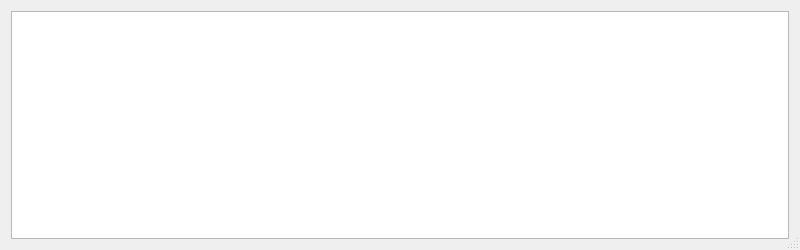
<?xml version="1.0" encoding="UTF-8"?>
<ui version="4.0">
 <class>DebugDialog</class>
 <widget class="QDialog" name="DebugDialog">
  <property name="geometry">
   <rect>
    <x>0</x>
    <y>0</y>
    <width>800</width>
    <height>250</height>
   </rect>
  </property>
  <property name="windowTitle">
   <string>Debug</string>
  </property>
  <property name="sizeGripEnabled">
   <bool>true</bool>
  </property>
  <layout class="QVBoxLayout" name="verticalLayout">
   <item>
    <widget class="QPlainTextEdit" name="debugConsole">
     <property name="lineWrapMode">
      <enum>QPlainTextEdit::NoWrap</enum>
     </property>
     <property name="readOnly">
      <bool>true</bool>
     </property>
    </widget>
   </item>
  </layout>
 </widget>
 <resources/>
 <connections/>
</ui>
